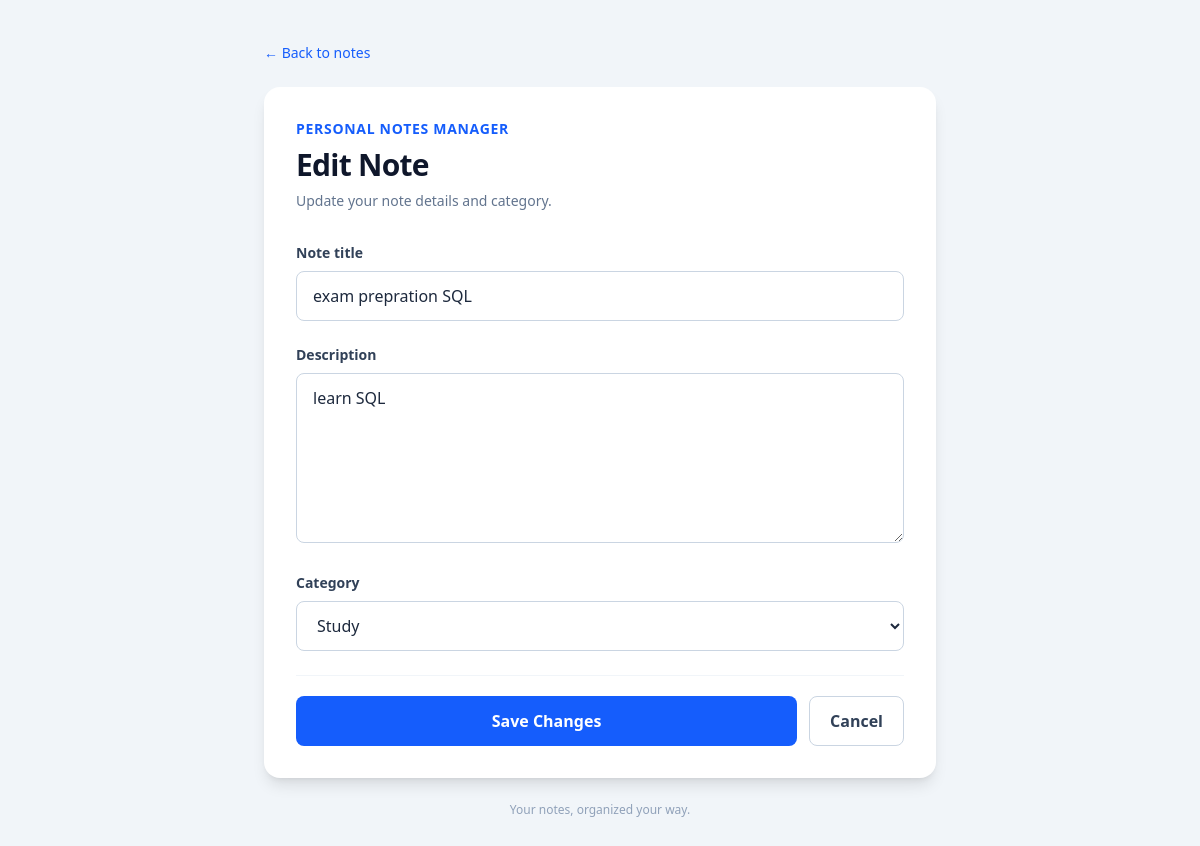
Page /edit/8 on the committed database.
### notes/models.py (models this page shows, shortened)
class Note(models.Model):
    title = models.CharField(max_length=100)
    description = models.TextField()
    CATEGORY_CHOICES = [('personal', 'Personal'),('study', 'Study'),('work', 'Work'),('other', 'Other')]
    category = models.CharField( max_length=20,choices=CATEGORY_CHOICES,default='other')

### notes/views.py (the view, shortened to what this page needs)
# urls.py: path('edit/<int:note_id>',views.Edit_note,name='edit_note'),
def Edit_note(request, note_id):
    note = get_object_or_404(Note, id=note_id)
    return render(request, 'notes/edit.html', {'note': note})

### notes/templates/notes/edit.html (shortened to what this page needs)
<!DOCTYPE html>
<html lang="en">
<head>
    <script src="https://cdn.jsdelivr.net/npm/@tailwindcss/browser@4"></script>
</head>
<body class="min-h-screen bg-slate-100 px-4 py-10 text-slate-800">
    <main class="mx-auto max-w-2xl">
        <a href="{% url 'home' %}"
           class="mb-6 inline-flex items-center gap-2 text-sm font-medium text-blue-600 hover:text-blue-800">
            &larr; Back to notes
        </a>
        <section class="rounded-2xl bg-white p-6 shadow-lg sm:p-8">
            <div class="mb-8">
                <p class="mb-2 text-sm font-semibold uppercase tracking-wider text-blue-600">
                    Personal Notes Manager
                </p>
                <h1 class="text-3xl font-bold tracking-tight text-slate-900">
                    Edit Note
                </h1>
                <p class="mt-2 text-sm text-slate-500">
                    Update your note details and category.
                </p>
            </div>
            <form method="POST" class="space-y-6">
                <div>
                    <label for="title"
                           class="mb-2 block text-sm font-semibold text-slate-700">
                        Note title
                    </label>
                    <input
                        type="text"
                        id="title"
                        name="title"
                        value="{{ note.title }}"
                        required
                        class="w-full rounded-lg border border-slate-300 px-4 py-3 outline-none transition focus:border-blue-500 focus:ring-4 focus:ring-blue-100"
                        placeholder="Enter your note title"
                    >
                </div>
                <div>
                    <label for="description"
                           class="mb-2 block text-sm font-semibold text-slate-700">
                        Description
                    </label>
                    <textarea
                        id="description"
                        name="description"
                        rows="6"
                        required
                        class="w-full resize-y rounded-lg border border-slate-300 px-4 py-3 outline-none transition focus:border-blue-500 focus:ring-4 focus:ring-blue-100"
                        placeholder="Write your note here..."
                    >{{ note.description }}</textarea>
                </div>
                <div>
                    <label for="category"
                           class="mb-2 block text-sm font-semibold text-slate-700">
                        Category
                    </label>
                    <select
                        name="category"
                        id="category"
                        required
                        class="w-full rounded-lg border border-slate-300 bg-white px-4 py-3 outline-none transition focus:border-blue-500 focus:ring-4 focus:ring-blue-100"
                    >
                        <option value="study" {% if note.category == "study" %}selected{% endif %}>
                            Study
                        </option>
                    </select>
                </div>
                <div class="flex flex-col gap-3 border-t border-slate-100 pt-5 sm:flex-row">
                    <button
                        type="submit"
                        class="flex-1 rounded-lg bg-blue-600 px-5 py-3 font-semibold text-white transition hover:bg-blue-700 focus:outline-none focus:ring-4 focus:ring-blue-200"
                    >
                        Save Changes
                    </button>
                    <a
                        href="{% url 'home' %}"
                        class="rounded-lg border border-slate-300 px-5 py-3 text-center font-semibold text-slate-700 transition hover:bg-slate-50"
                    >
                        Cancel
                    </a>
                </div>
            </form>
        </section>
        <p class="mt-6 text-center text-xs text-slate-400">
            Your notes, organized your way.
        </p>
    </main>
</body>
</html>

### rows in the picture
Note: title "exam prepration SQL", description "learn SQL", category "Study"
